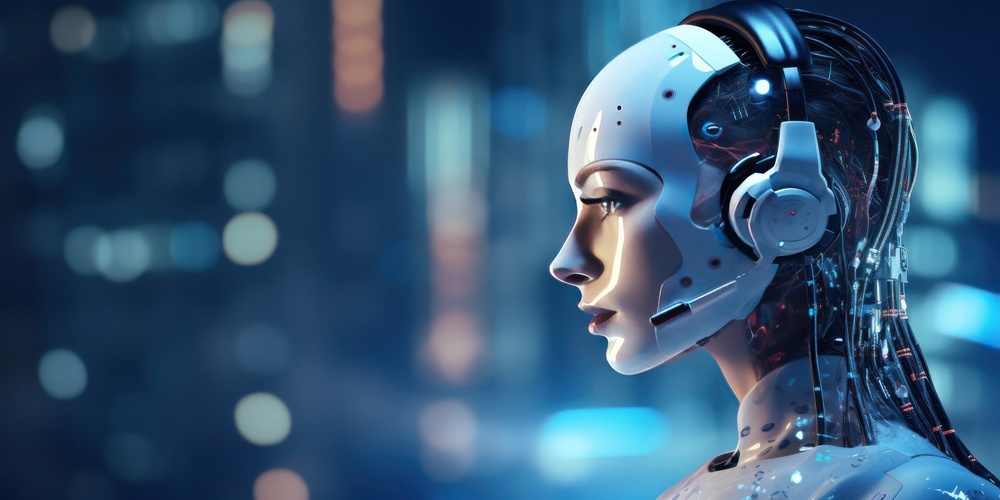
#> input picture Notebook/Digital image processing/ai.jpeg, 1000 x 500 px, shrunk from 1920 x 960 before the run
$ jupyter execute lab1.ipynb
#> lines starting #> are read from the running program, lines starting #| are printed output that depends on the picture
[cell 1]
from PIL import Image
import numpy as np
import matplotlib.pyplot as plt

[cell 2]
# Load the image and convert it to grayscale
Iin = Image.open('ai.jpeg').convert('L')
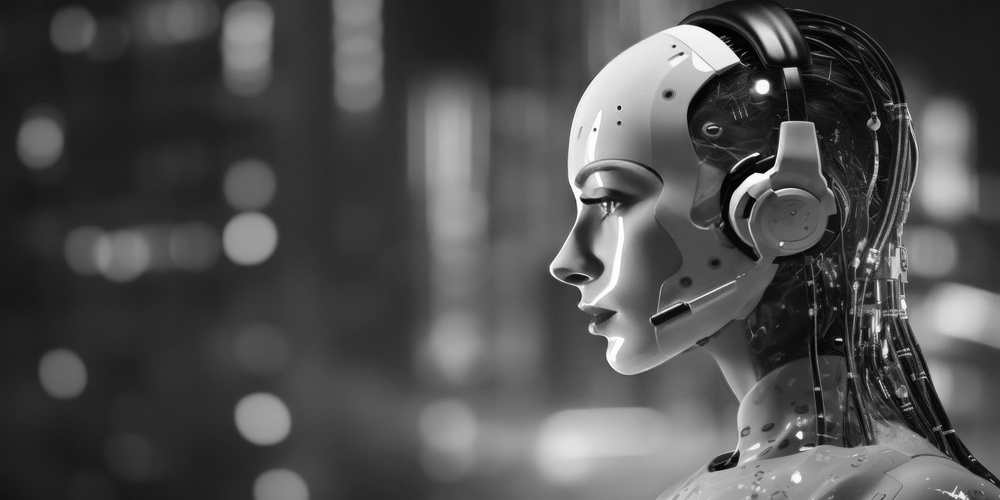
#> Iin: PIL image 1000x500 L; min 1, max 255, mean 79.1
Iin = np.array(Iin)

# Parameters for piecewise transformation
S1 = 50    # Example value for S1
S2 = 200   # Example value for S2
r1 = 100   # Example value for r1
r2 = 150   # Example value for r2

# Pre-allocate output image
Iout = np.zeros_like(Iin, dtype=np.uint8)

# Coefficients for the piecewise linear transformation
a_l1 = S1 / r1
a_l2 = (S2 - S1) / (r2 - r1)
b_l2 = S1 - a_l2 * r1
a_l3 = (255 - S2) / (255 - r2)
b_l3 = S2 - a_l3 * r2

# Apply the transformation
for i in range(Iin.shape[0]):
    for j in range(Iin.shape[1]):
        r = Iin[i, j]
        if r <= r1:
            S = a_l1 * r
        elif r <= r2:
            S = a_l2 * r + b_l2
        else:
            S = a_l3 * r + b_l3
        Iout[i, j] = np.clip(S, 0, 255)  # Ensure the values are within [0, 255]
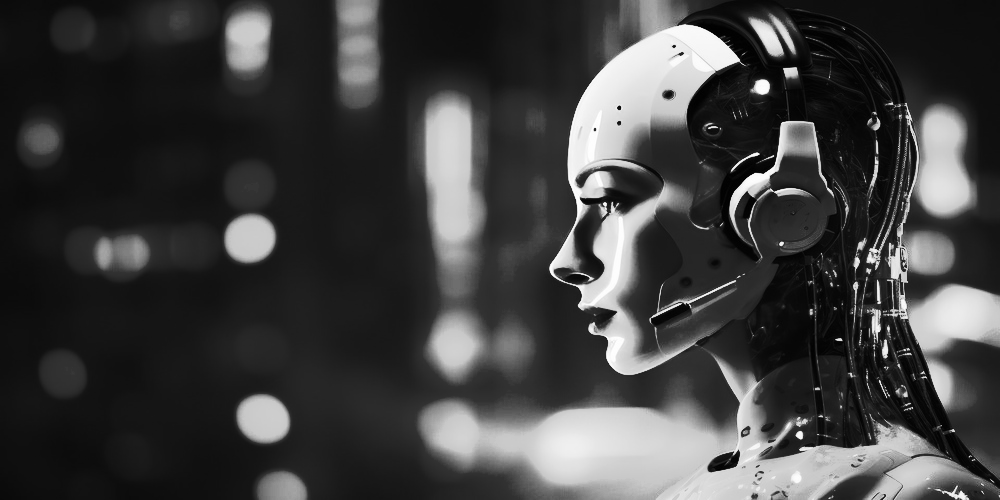
#> Iout: shape (500, 1000); min 0, max 255, mean 63.3

# Display the original and transformed images
plt.figure(figsize=(10, 5))
plt.subplot(1, 2, 1)
plt.title('Original Image')
plt.imshow(Iin, cmap='gray')

plt.subplot(1, 2, 2)
plt.title('Transformed Image')
plt.imshow(Iout, cmap='gray')

plt.show()
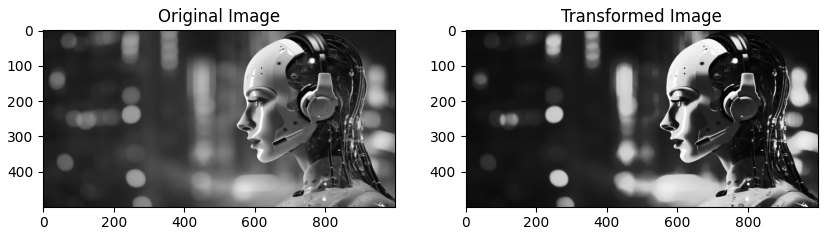
#> figure drawn by matplotlib, 2 panels
